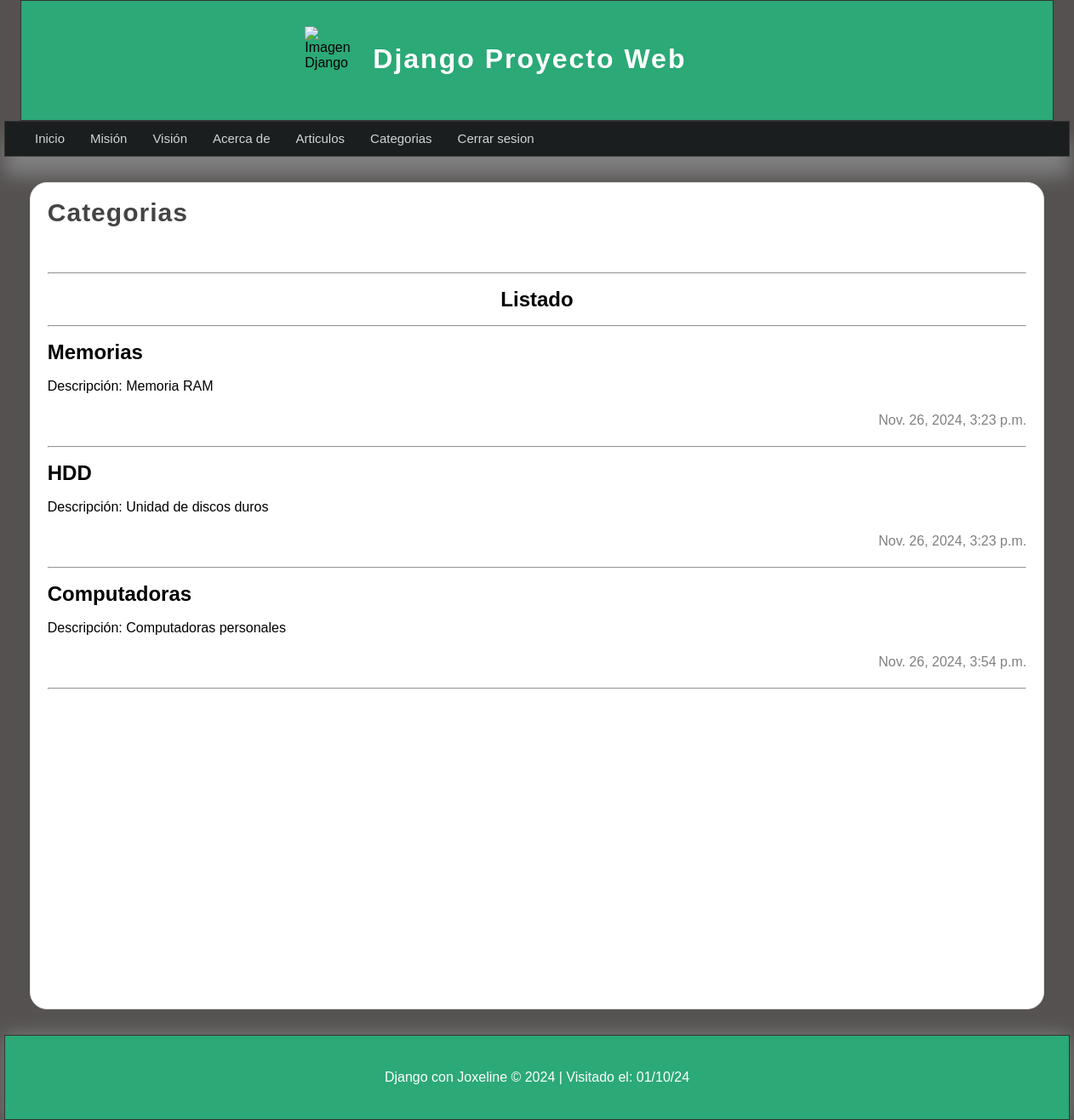
The app's page /listado_categorias/ (signed in) with its own data.
### articulos/models.py (models this page shows)
class Category(models.Model):
    name=models.CharField(max_length=100,verbose_name="Nombre")
    description=models.CharField(max_length=255, verbose_name="Descripcion")
    created_at=models.DateTimeField(auto_now_add=True, verbose_name="Creado el")
    updated_at=models.DateTimeField(auto_now_add=True, verbose_name="Creado el")

### articulos/views.py (the view)
# urls.py: path('listado_categorias/', views.list_cat, name='listado_categorias'),
@login_required(login_url='inicio')
def list_cat(request):
    categorias=Category.objects.all()
    return render(request,'categorias/listado_cat.html',{
            'title':'Categorias',
            'content':'Listado de categorias',
            'categorias' : categorias
    })

### articulos/templates/categorias/listado_cat.html (shortened to what this page needs)
{% extends "layouts/layouts.html" %}
{% block content %}
    <h1 class="title">{{title}}</h1>
    <hr>
    <h1 align="center">Listado</h1> <hr>
    {% for categoria in categorias %}
        <article class="article-item">
            <div class="data">
                <h2>{{categoria.name}}</h2>
                <p>Descripción: {{categoria.description}}</p>
                <span class="date">
                    {{categoria.created_at}}
                </span>
                <hr>
            </div>
        </article>
    {% endfor %}
{% endblock %}

### mainapp/templates/layouts/layouts.html (shortened to what this page needs)
{% load static %}
<!DOCTYPE html>
<html lang="es">
<head>
    <link rel="stylesheet" href="{% static 'css/estilos.css' %}" type="text/css">
</head>
<body>
    <header>
        <div id="logotipo">
            <img src="{% static 'img/logodjango.jpeg' %}" alt="Imagen Django" title="Django">
            <h1>Django Proyecto Web</h1>
        </div>
    </header>
    <nav>
        <ul>
            <li><a href="{% url 'inicio' %}">Inicio</a></li>
            {% if user.email %}
                <li><a href="{% url 'mision' %}">Misión</a></li>
                <li><a href="{% url 'vision' %}">Visión</a></li>
                <li><a href="{% url 'about' %}">Acerca de</a></li>
                <li><a href="{% url 'listado_articulos' %}">Articulos</a></li>
                <li><a href="{% url 'listado_categorias' %}">Categorias</a></li>
                <li><a href="{% url 'logout' %}">Cerrar sesion</a></li>
            {% else %}
                <li><a href="{% url 'registro' %}">Registro</a></li>
                <li><a href="{% url 'inicio_sesion' %}">Inicio de sesion</a></li>
            {% endif %}
        </ul>
    </nav>
    <section id="content">
       <div class="box">
            {% block content %} {% endblock content%}
       </div>
    </section>
    <footer>
        <p>Django con Joxeline &copy; 2024 | Visitado el: 01/10/24</p>
    </footer>
</body>
</html>

### mainapp/static/css/estilos.css (style rules this page uses)
* { margin: 0px; padding: 0px; font-family: sans-serif; text-decoration: none; }
p,h1,h2 { margin-top: 20px; margin-bottom: 20px; }
ul,ol { margin-left: 20px; }
body { background-color: #555151; }
header { width: 1212px; height: 140px; background-color: #2ba977; border: 1px solid #333; margin: 0px auto; }
#logotipo { width: 45%; height: 130px; margin: 0 auto; padding-top: 10px; }
#logotipo img { display: block; width: 60px; float: left; margin-top: 20px; }
#logotipo h1 { display: block; float: left; letter-spacing: 2px; margin-top: 40px; margin-left: 20px; font-weight: bolder; color: white; }
nav { width: 1250px; height: 40px; background-color: #1b1e1f; border: 1px solid #333333; margin:0 auto; box-shadow: 0px 22px 22px gray; font-size: 15px; }
nav > ul { text-decoration: none; list-style: none; }
nav > ul > li { line-height: 40px; float: left; }
nav > ul > li > a { color:#d1d4d6; display: block; padding-left: 15px; padding-right: 15px; }
.title { color:#444; letter-spacing: 1px; font-size: 30px; margin-bottom: 10px; margin-top: 5px; }
.date { display: block; margin-top: 20px; margin-bottom: 20px; color: gray;; text-align: right; }
#content { width: 1211px; min-height:930px ; margin: 0 auto; margin-top: 30px; margin-bottom: 30px; text-align: justify; line-height: 20px; }
.box { background-color: white; width: 95%; min-height: 930px; padding: 20px; border: 1px solid #ddd; border-radius: 20px; margin: 0 auto; }
.title { color: #444; letter-spacing: 1px; font-size: 30px; padding-bottom: 50px; margin-bottom: 10px; margin-top: 5px; }
footer { width: 1250px; background-color: #2ba977; border: 1px solid #333; color: white; text-align: center; padding-top: 20px; padding-bottom: 20px; box-shadow: 0px 0px 20px gray; margin: 0 auto; }

### records on screen
Category: name "Memorias", description "Memoria RAM", created_at "Nov. 26, 2024, 3:23 p.m."
Category: name "HDD", description "Unidad de discos duros", created_at "Nov. 26, 2024, 3:23 p.m."
Category: name "Computadoras", description "Computadoras personales", created_at "Nov. 26, 2024, 3:54 p.m."

### other values on screen
{{ title }} "Categorias"
